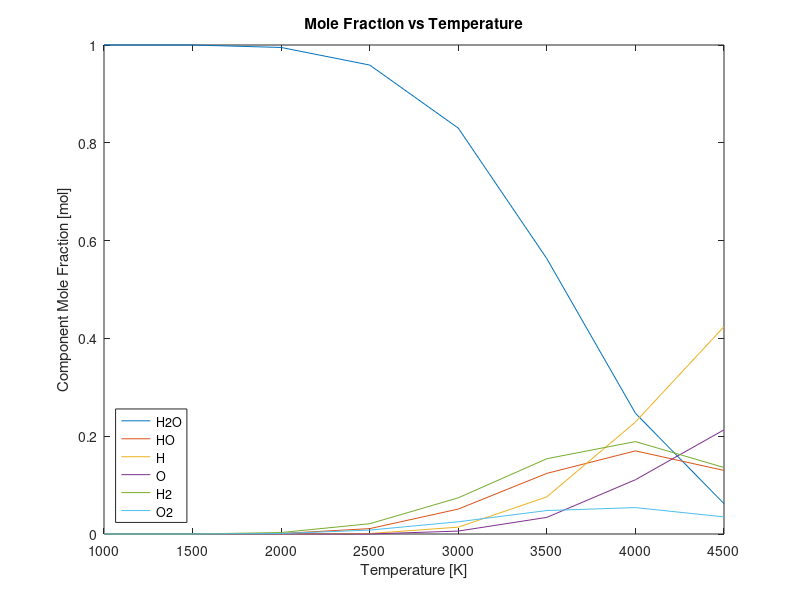

The MATLAB source for this figure: (Note: this script raises an error after producing the figure.)
% Import mole fractions from mole fractions CSV
mole_fract_matrix = csvread("mole_fract.csv");

% Temperature array
x_Temp = mole_fract_matrix(:,1); 
T_0 = 0; % Kelvin

% Mole Fractions
H2O_mol_fract = mole_fract_matrix(:,2);
HO_mol_fract = mole_fract_matrix(:,3);
H_mol_fract = mole_fract_matrix(:,4);
O_mol_fract = mole_fract_matrix(:,5);
H2_mol_fract = mole_fract_matrix(:,6);
O2_mol_fract = mole_fract_matrix(:,7);

% Define the accuracy/steps
H2O_mol_fract_q = 0:50:4500;
HO_mol_fract_q = 0:50:4500;
H_mol_fract_q = 0:50:4500;
O_mol_fract_q = 0:50:4500;
H2_mol_fract_q = 0:50:4500;
O2_mol_fract_q = 0:50:4500;

% Define new x axis based on steps above
x_Temp_Int = H2O_mol_fract_q;

% Interpolate the function
H2O_mol_fract_ext = interp1(x_Temp, H2O_mol_fract, H2O_mol_fract_q, 'linear');
HO_mol_fract_ext = interp1(x_Temp, HO_mol_fract, HO_mol_fract_q, 'linear');
H_mol_fract_ext = interp1(x_Temp, H_mol_fract, H_mol_fract_q, 'linear');
O_mol_fract_ext = interp1(x_Temp, O_mol_fract, O_mol_fract_q, 'linear');
H2_mol_fract_ext = interp1(x_Temp, H2_mol_fract, H2_mol_fract_q, 'linear');
O2_mol_fract_ext = interp1(x_Temp, O2_mol_fract, O2_mol_fract_q, 'linear');

% Set all H2O NaN mole fraction values to one
H2O_mol_fract_ext(isnan(H2O_mol_fract_ext)) = 1;

% Set all other NaN mole fraction values for other components to zero
HO_mol_fract_ext(isnan(HO_mol_fract_ext)) = 0;
H_mol_fract_ext(isnan(H_mol_fract_ext)) = 0;
O_mol_fract_ext(isnan(O_mol_fract_ext)) = 0;
H2_mol_fract_ext(isnan(H2_mol_fract_ext)) = 0;
O2_mol_fract_ext(isnan(O2_mol_fract_ext)) = 0;

% Gamma values of water components
gamma_H2O = 1.33;
gamma_HO = 1.4;
gamma_H = 1.67;
gamma_O = 1.67;
gamma_H2 = 1.4;
gamma_O2 = 1.4;

% Molecular weights of water components
m_H2O = 18; % g/mol
m_HO = 17; % g/mol
m_H = 1; % g/mol
m_O = 16; % g/mol
m_H2 = 2; % g/mol
m_O2 = 32; % g/mol

% Standard State Enthalpies
H2O_sse = -251730; % J/mol
HO_sse = 30150; % J/mol
H_sse = 211782; % J/mol
O_sse = 242459; % J/mol
H2_sse = -8468; % J/mol
O2_sse = -8682; % J/mol

% Universal Gas Constant
R = 8.31; % J/mol*K

% Earth's Gravity
G_earth = 9.81; % m/s^2

% k values
for i = 1:length(H2O_mol_fract_ext)
    % Value used to calculate the n_t
    k(i) = H2O_mol_fract_ext(i) * m_H2O + ...
        HO_mol_fract_ext(i) * m_HO + ...
        H_mol_fract_ext(i) * m_H + ...
        O_mol_fract_ext(i) * m_O + ...
        H2_mol_fract_ext(i) * m_H2 + ...
        O2_mol_fract_ext(i) * m_O2;
    
    % Total number of moles in mixture
    n_t(i) = m_H2O / k(i);
end


for i = 1:length(H2O_mol_fract_ext)
    % Number of moles preent in each mixture for a given temperature
    n_H2O(i) = H2O_mol_fract_ext(i) * n_t(i);
    n_HO(i) = HO_mol_fract_ext(i) * n_t(i);
    n_H(i) = H_mol_fract_ext(i) * n_t(i);
    n_O(i) = O_mol_fract_ext(i) * n_t(i);
    n_H2(i) = H2_mol_fract_ext(i) * n_t(i);
    n_O2(i) = O2_mol_fract_ext(i) * n_t(i);
end

% Preallocate arrays
dT = zeros(1,91);
dn_H2O = zeros(1,91);
dn_HO = zeros(1,91);
dn_H = zeros(1,91);
dn_O = zeros(1,91);
dn_H2 = zeros(1,91);
dn_O2 = zeros(1,91);
ISP = zeros(1,91);

% dq values
for i = 1:length(H2O_mol_fract_ext)
    if i == 1
        % Chamge in Temperature from 0 to the interpolated temperature val
        dT(i) = 0;
        
        % Change in number of moles for inital val
        dn_H2O(i) = 0;
        dn_HO(i) = 0;
        dn_H(i) = 0;
        dn_O(i) = 0;
        dn_H2(i) = 0;
        dn_O2(i) = 0;
    else 
        % Chamge in Temperature from 0 to the interpolated temperature val
        dT(i) = x_Temp_Int(i) - x_Temp_Int(i-1);

        % Change in number of moles for each component
        dn_H2O(i) = n_H2O(i) - n_H2O(i-1);
        dn_HO(i) = n_HO(i) - n_HO(i-1);
        dn_H(i) = n_H(i) - n_H(i-1);
        dn_O(i) = n_O(i) - n_O(i-1);
        dn_H2(i) = n_H2(i) - n_H2(i-1);
        dn_O2(i) = n_O2(i) - n_O2(i-1);
    end
    
    % Calculating the energy gain stepwise with temperature
    dq(i) = (((R * n_H2O(i)) / (gamma_H2O - 1)) * dT(i) + dn_H2O(i) * H2O_sse) + ...
        (((R * n_HO(i)) / (gamma_HO - 1)) * dT(i) + dn_HO(i) * HO_sse) + ...
        (((R * n_H(i)) / (gamma_H - 1)) * dT(i) + dn_H(i) * H_sse) + ...
        (((R * n_O(i)) / (gamma_O - 1)) * dT(i) + dn_O(i) * O_sse) + ...
        (((R * n_H2(i)) / (gamma_H2 - 1)) * dT(i) + dn_H2(i) * H2_sse) + ...
        (((R * n_O2(i)) / (gamma_O2 - 1)) * dT(i) + dn_O2(i) * O2_sse);
    
    % Convert from J/mol to J/kg
    dq(i) = dq(i) / 0.018; % kg/mol

    ISP(i) = sqrt(2 * dq(i)) / G_earth;
end

% Plot component mole fractions vs temperataure
figure
plot(x_Temp,H2O_mol_fract, x_Temp,HO_mol_fract, x_Temp,H_mol_fract, x_Temp,O_mol_fract, x_Temp,H2_mol_fract, x_Temp,O2_mol_fract);
title('Mole Fraction vs Temperature');
xlabel('Temperature [K]');
ylabel('Component Mole Fraction [mol]');
legend({'H2O', 'HO', 'H', 'O', 'H2', 'O2'}, 'Location','southwest');

% Plot ISP vs Temperature
figure
plot(x_Temp_ext, ISP);
title('Specific Impulse vs Temperature');
xlabel('Temperature [K]');
ylabel('Specific Impulse [s]');
